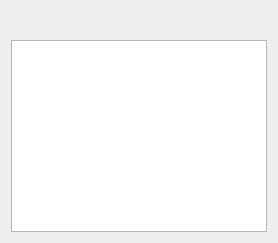
      <widget class="QWidget" name="tab_5">
       <attribute name="title">
        <string>Tree</string>
       </attribute>
       <layout class="QVBoxLayout" name="verticalLayout_6">
        <item>
         <layout class="QHBoxLayout" name="horizontalLayout_7">
          <item>
           <widget class="QToolButton" name="btnAddTreeItem">
            <property name="focusPolicy">
             <enum>Qt::NoFocus</enum>
            </property>
            <property name="toolTip">
             <string>Add tree item</string>
            </property>
            <property name="text">
             <string/>
            </property>
            <property name="autoRaise">
             <bool>true</bool>
            </property>
           </widget>
          </item>
          <item>
           <widget class="QToolButton" name="btnRemoveTreeItem">
            <property name="focusPolicy">
             <enum>Qt::NoFocus</enum>
            </property>
            <property name="toolTip">
             <string>Delete selected tree items</string>
            </property>
            <property name="text">
             <string/>
            </property>
            <property name="autoRaise">
             <bool>true</bool>
            </property>
           </widget>
          </item>
          <item>
           <widget class="QToolButton" name="btnUpTreeItem">
            <property name="focusPolicy">
             <enum>Qt::NoFocus</enum>
            </property>
            <property name="toolTip">
             <string>Move list item up</string>
            </property>
            <property name="text">
             <string/>
            </property>
            <property name="autoRaise">
             <bool>true</bool>
            </property>
           </widget>
          </item>
          <item>
           <widget class="QToolButton" name="btnDownTreeItem">
            <property name="focusPolicy">
             <enum>Qt::NoFocus</enum>
            </property>
            <property name="toolTip">
             <string>Move list item down</string>
            </property>
            <property name="text">
             <string/>
            </property>
            <property name="autoRaise">
             <bool>true</bool>
            </property>
           </widget>
          </item>
          <item>
           <widget class="QToolButton" name="btnFindTreeItem">
            <property name="focusPolicy">
             <enum>Qt::NoFocus</enum>
            </property>
            <property name="toolTip">
             <string>Find</string>
            </property>
            <property name="text">
             <string/>
            </property>
            <property name="autoRaise">
             <bool>true</bool>
            </property>
           </widget>
          </item>
          <item>
           <widget class="QToolButton" name="btnReplaceTreeItem">
            <property name="focusPolicy">
             <enum>Qt::NoFocus</enum>
            </property>
            <property name="toolTip">
             <string>Replace</string>
            </property>
            <property name="text">
             <string/>
            </property>
            <property name="autoRaise">
             <bool>true</bool>
            </property>
           </widget>
          </item>
          <item>
           <spacer name="horizontalSpacer_5">
            <property name="orientation">
             <enum>Qt::Horizontal</enum>
            </property>
            <property name="sizeHint" stdset="0">
             <size>
              <width>40</width>
              <height>20</height>
             </size>
            </property>
           </spacer>
          </item>
         </layout>
        </item>
        <item>
         <widget class="TreeView" name="treeJson">
          <property name="selectionMode">
           <enum>QAbstractItemView::ExtendedSelection</enum>
          </property>
         </widget>
        </item>
       </layout>
      </widget>
